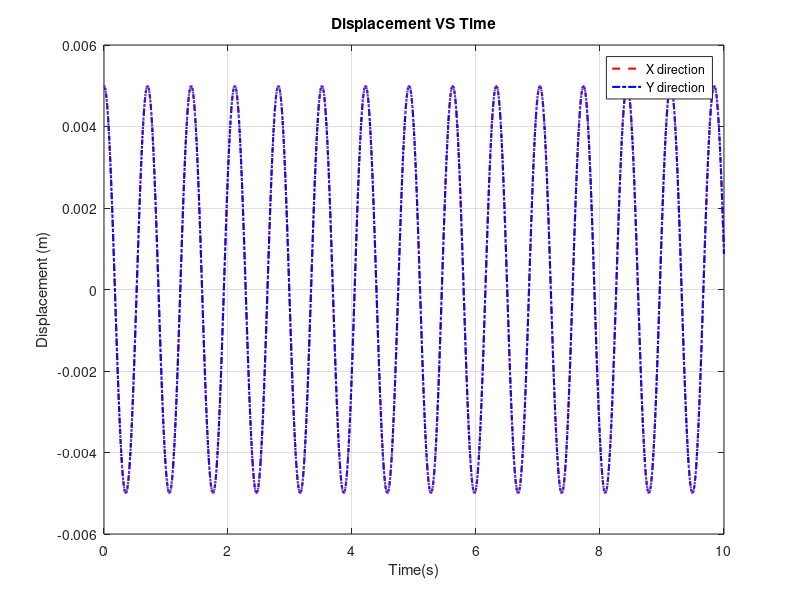
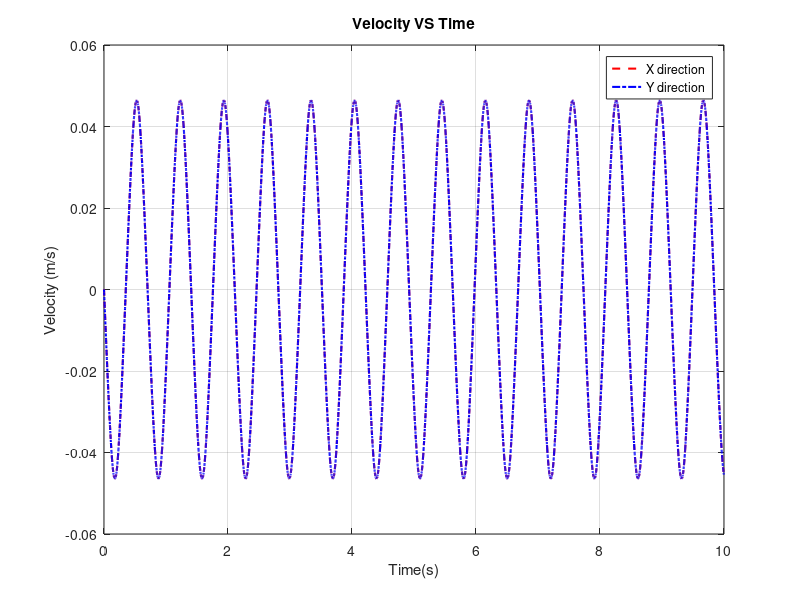
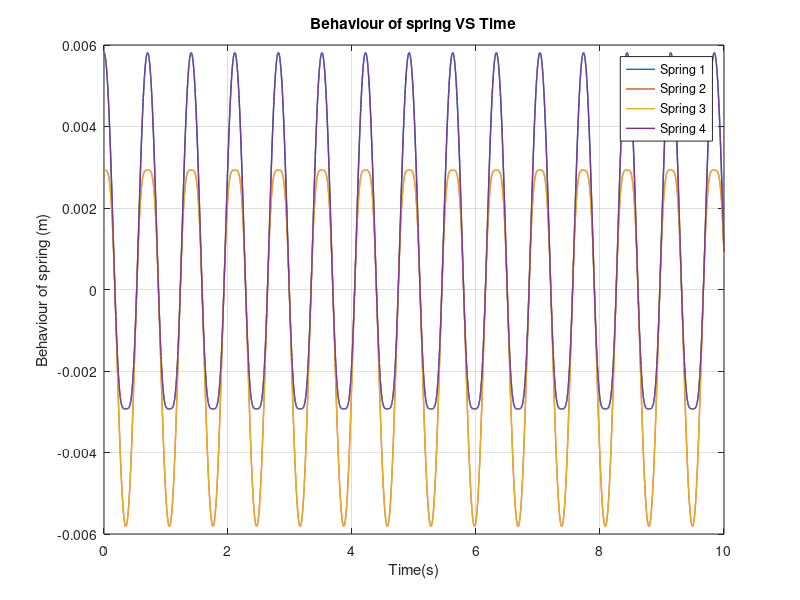
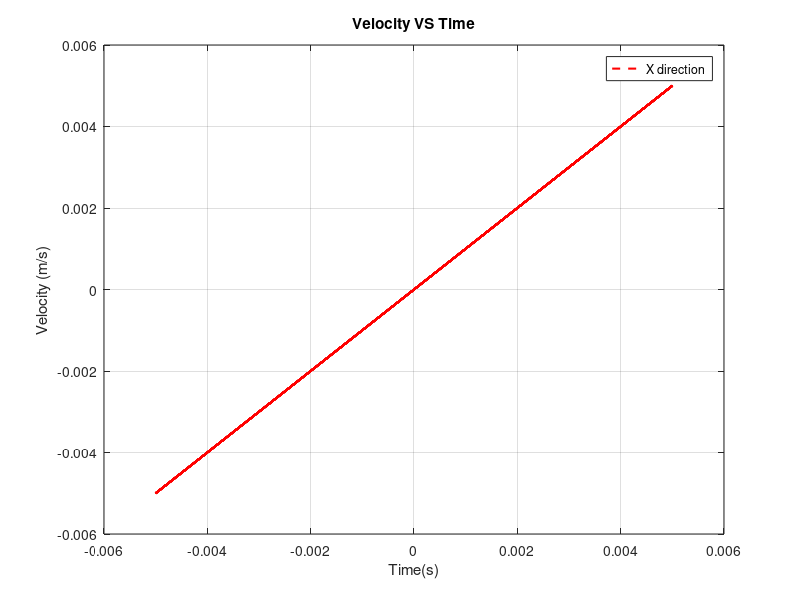

The MATLAB source for these figures, in order:
clear all
close all
clc

% Initialise variables
%input Mass Value
m = 0.815
%Input for spring constants.
k = 41.5
%Input length of spring.
l = 0.01

h = 0.001;
t = 0:h:10;
N = length(t);

% Initialise vectors
z1    = zeros(N,1);
z2    = zeros(N,1);
z3    = zeros(N,1);
z4    = zeros(N,1);

w = (-k)/m;

% Initialise derivative functions

dz1 = @(t, z1, z2, z3, z4) z3;               % dx/dt = z1 
dz2 = @(t, z1, z2, z3, z4) z4;               % dy/dt = z2 
dz3 = @(t, z1, z2, z3, z4) w*( (((z1+l)*(sqrt((z1+l).^2 + z2.^2)-l))./(sqrt( (z1+l).^2 + z2.^2 )))+...
                               (( z1*(sqrt( (z2+l).^2 + z1.^2)-l))./(sqrt( (z2+l).^2 + z1.^2)))-...
                               (( (l-z1)*(sqrt( (l-z1).^2 + z2.^2)-l))./(sqrt( (l-z1).^2 + z2.^2)))+...
                               ((z1*(sqrt((l-z2).^2 + z1.^2)-l))./(sqrt((l-z2).^2 + z1.^2 )))); % dz1/dt = z3
dz4 = @(t, z1, z2, z3, z4) w*( ((z2*(sqrt((z1+l).^2 + z2.^2)-l))./(sqrt((z1+l).^2 + z2.^2)))+...
                               ((z2*(sqrt((l-z1).^2 + z2.^2)-l))./(sqrt( (l-z1).^2 + z2.^2)))+...
                               (((z2+l)*(sqrt(z1.^2 + (z2+l).^2)-l))./(sqrt(z1.^2 + (z2+l).^2)))+...
                               (((z2-l)*(sqrt(z1.^2 + (l-z2).^2)-l))./(sqrt(z1.^2 + (l-z2).^2))));  % dz2/dt = z4 

%Starting conditions

z1(1) = 0.005; 
z2(1) = 0.005;
z3(1) = 0;
z4(1) = 0;

% Initialise K vectors

kz1 = zeros(1,4); % to store K values for z1
kz2 = zeros(1,4); % to store K values for z2
kz3 = zeros(1,4); % to store K values for z3
kz4 = zeros(1,4); % to store K values for z4

b = [1 2 2 1];   % RK4 coefficients


% Iterate, computing each K value in turn, then the i+1 step values by Runge kutta method

for i = 1:(N-1)
    kz1(1) = dz1(t(i), z1(i), z2(i), z3(i) , z4(i));
    kz2(1) = dz2(t(i), z1(i), z2(i), z3(i) , z4(i));
    kz3(1) = dz3(t(i), z1(i), z2(i), z3(i) , z4(i));
    kz4(1) = dz4(t(i), z1(i), z2(i), z3(i) , z4(i));

    kz1(2) = dz1(t(i) + (h/2), z1(i) + (h/2)*kz1(1), z2(i) + (h/2)*kz2(1), z3(i) + (h/2)*kz3(1) , z4(i) + (h/2)*kz4(1));
    kz2(2) = dz2(t(i) + (h/2), z1(i) + (h/2)*kz1(1), z2(i) + (h/2)*kz2(1), z3(i) + (h/2)*kz3(1) , z4(i) + (h/2)*kz4(1));
    kz3(2) = dz3(t(i) + (h/2), z1(i) + (h/2)*kz1(1), z2(i) + (h/2)*kz2(1), z3(i) + (h/2)*kz3(1) , z4(i) + (h/2)*kz4(1));
    kz4(2) = dz4(t(i) + (h/2), z1(i) + (h/2)*kz1(1), z2(i) + (h/2)*kz2(1), z3(i) + (h/2)*kz3(1) , z4(i) + (h/2)*kz4(1));
    
    kz1(3) = dz1(t(i) + (h/2), z1(i) + (h/2)*kz1(2), z2(i) + (h/2)*kz2(2), z3(i) + (h/2)*kz3(2) , z4(i) + (h/2)*kz4(2));
    kz2(3) = dz2(t(i) + (h/2), z1(i) + (h/2)*kz1(2), z2(i) + (h/2)*kz2(2), z3(i) + (h/2)*kz3(2) , z4(i) + (h/2)*kz4(2));
    kz3(3) = dz3(t(i) + (h/2), z1(i) + (h/2)*kz1(2), z2(i) + (h/2)*kz2(2), z3(i) + (h/2)*kz3(2) , z4(i) + (h/2)*kz4(2));
    kz4(3) = dz4(t(i) + (h/2), z1(i) + (h/2)*kz1(2), z2(i) + (h/2)*kz2(2), z3(i) + (h/2)*kz3(2) , z4(i) + (h/2)*kz4(2));

    kz1(4) = dz1(t(i) + h, z1(i) + h*kz1(3), z2(i) + h*kz2(3), z3(i) + h*kz3(3) , z4(i)+ h*kz4(3));
    kz2(4) = dz2(t(i) + h, z1(i) + h*kz1(3), z2(i) + h*kz2(3), z3(i) + h*kz3(3) , z4(i)+ h*kz4(3));
    kz3(4) = dz3(t(i) + h, z1(i) + h*kz1(3), z2(i) + h*kz2(3), z3(i) + h*kz3(3) , z4(i)+ h*kz4(3));
    kz4(4) = dz4(t(i) + h, z1(i) + h*kz1(3), z2(i) + h*kz2(3), z3(i) + h*kz3(3) , z4(i)+ h*kz4(3));
    
    z1(i+1) = z1(i) + (h/6)*sum(b.*kz1);      
    z2(i+1) = z2(i) + (h/6)*sum(b.*kz2);      
    z3(i+1) = z3(i) + (h/6)*sum(b.*kz3);
    z4(i+1) = z4(i) + (h/6)*sum(b.*kz4);
     
    
end   

%displacments of springs

spring_1 = sqrt((z1+l).^2+ z2.^2)-l ; %l1
spring_4 = sqrt((z2+l).^2+ z1.^2)-l ; %l4
spring_2 = l- sqrt((l-z2).^2+ z1.^2); %l2
spring_3 = l- sqrt((l-z1).^2+ z2.^2); %l3

% Group together in one solution matrix

disp('Values of t z1 z2 z3 z4 spring_1 spring_2 spring_3 spring_4 ');
Answer_Matrix = [t' z1 z2 z3 z4 spring_1 spring_2 spring_3 spring_4 ];


%plot results

figure()
plot(t,z1,'--r','linewidth',1.5);
hold on
plot(t,z2,'-.b','linewidth',1.5);
hold on
xlabel('Time(s)');
ylabel('Displacement (m)');
title('Displacement VS Time')
legend('X direction', 'Y direction');
grid on

figure()
plot(t,z3,'--r','linewidth',1.5);
hold on
plot(t,z4,'-.b','linewidth',1.5);
hold on
xlabel('Time(s)');
ylabel('Velocity (m/s)');
title('Velocity VS Time')
legend('X direction', 'Y direction');
grid on

figure()
plot(t,spring_1,'linewidth',1);
hold on
plot(t,spring_2,'linewidth',1);
hold on
plot(t,spring_3,'linewidth',1);
hold on
plot(t,spring_4,'linewidth',1);
hold on
xlabel('Time(s)');
ylabel('Behaviour of spring (m)');
title('Behaviour of spring VS Time')
legend('Spring 1', 'Spring 2','Spring 3','Spring 4');
grid on

figure()
plot(z1,z2,'--r','linewidth',1.5);
xlabel('Time(s)');
ylabel('Velocity (m/s)');
title('Velocity VS Time')
legend('X direction', 'Y direction');
grid on





